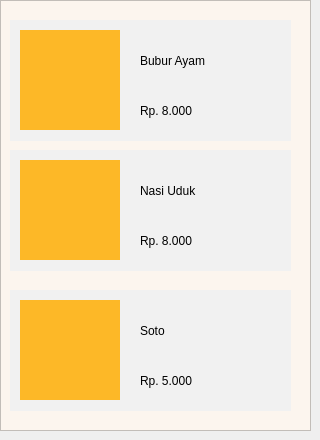
         <widget class="QWidget" name="tab">
          <attribute name="title">
           <string>All Menu</string>
          </attribute>
          <widget class="QFrame" name="frame_34">
           <property name="geometry">
            <rect>
             <x>0</x>
             <y>0</y>
             <width>311</width>
             <height>431</height>
            </rect>
           </property>
           <property name="styleSheet">
            <string notr="true">background-color: rgb(252, 245, 238);</string>
           </property>
           <property name="frameShape">
            <enum>QFrame::StyledPanel</enum>
           </property>
           <property name="frameShadow">
            <enum>QFrame::Raised</enum>
           </property>
           <widget class="QLabel" name="label_10">
            <property name="geometry">
             <rect>
              <x>10</x>
              <y>20</y>
              <width>281</width>
              <height>121</height>
             </rect>
            </property>
            <property name="styleSheet">
             <string notr="true">background-color: rgb(241, 241, 241);</string>
            </property>
            <property name="text">
             <string/>
            </property>
           </widget>
           <widget class="QLabel" name="label_11">
            <property name="geometry">
             <rect>
              <x>10</x>
              <y>150</y>
              <width>281</width>
              <height>121</height>
             </rect>
            </property>
            <property name="styleSheet">
             <string notr="true">background-color: rgb(241, 241, 241);</string>
            </property>
            <property name="text">
             <string/>
            </property>
           </widget>
           <widget class="QLabel" name="label_12">
            <property name="geometry">
             <rect>
              <x>10</x>
              <y>290</y>
              <width>281</width>
              <height>121</height>
             </rect>
            </property>
            <property name="styleSheet">
             <string notr="true">background-color: rgb(241, 241, 241);</string>
            </property>
            <property name="text">
             <string/>
            </property>
           </widget>
           <widget class="QLabel" name="label_13">
            <property name="geometry">
             <rect>
              <x>140</x>
              <y>50</y>
              <width>91</width>
              <height>21</height>
             </rect>
            </property>
            <property name="styleSheet">
             <string notr="true">background-color: transparent;</string>
            </property>
            <property name="text">
             <string>Bubur Ayam</string>
            </property>
           </widget>
           <widget class="QLabel" name="label_14">
            <property name="geometry">
             <rect>
              <x>140</x>
              <y>100</y>
              <width>91</width>
              <height>21</height>
             </rect>
            </property>
            <property name="styleSheet">
             <string notr="true">background-color: transparent;</string>
            </property>
            <property name="text">
             <string>Rp. 8.000</string>
            </property>
           </widget>
           <widget class="QLabel" name="label_15">
            <property name="geometry">
             <rect>
              <x>140</x>
              <y>230</y>
              <width>91</width>
              <height>21</height>
             </rect>
            </property>
            <property name="styleSheet">
             <string notr="true">background-color: transparent;</string>
            </property>
            <property name="text">
             <string>Rp. 8.000</string>
            </property>
           </widget>
           <widget class="QLabel" name="label_16">
            <property name="geometry">
             <rect>
              <x>140</x>
              <y>180</y>
              <width>91</width>
              <height>21</height>
             </rect>
            </property>
            <property name="styleSheet">
             <string notr="true">background-color: transparent;</string>
            </property>
            <property name="text">
             <string>Nasi Uduk</string>
            </property>
           </widget>
           <widget class="QLabel" name="label_17">
            <property name="geometry">
             <rect>
              <x>140</x>
              <y>370</y>
              <width>91</width>
              <height>21</height>
             </rect>
            </property>
            <property name="styleSheet">
             <string notr="true">background-color: transparent;</string>
            </property>
            <property name="text">
             <string>Rp. 5.000</string>
            </property>
           </widget>
           <widget class="QLabel" name="label_18">
            <property name="geometry">
             <rect>
              <x>140</x>
              <y>320</y>
              <width>91</width>
              <height>21</height>
             </rect>
            </property>
            <property name="styleSheet">
             <string notr="true">background-color: transparent;</string>
            </property>
            <property name="text">
             <string>Soto</string>
            </property>
           </widget>
           <widget class="QPushButton" name="Menu1">
            <property name="geometry">
             <rect>
              <x>20</x>
              <y>30</y>
              <width>100</width>
              <height>100</height>
             </rect>
            </property>
            <property name="styleSheet">
             <string notr="true">QPushButton {
	border: none;
	background-color: rgba(0,0,0,0);
	image: url(:/Makanan/Image/Menu/e/Bubur_Ayam-removebg-preview.png);
	background-color: rgb(253, 184, 39);}
QPushButton:hover {
	background-color: rgb(91,90,90);
}
QPushButton:pressed {	
	background-color: rgba(0,0,0,0);
}
</string>
            </property>
            <property name="text">
             <string/>
            </property>
           </widget>
           <widget class="QPushButton" name="Menu2">
            <property name="geometry">
             <rect>
              <x>20</x>
              <y>160</y>
              <width>100</width>
              <height>100</height>
             </rect>
            </property>
            <property name="styleSheet">
             <string notr="true">QPushButton {
	border: none;
	background-color: rgba(0,0,0,0);
	background-color: rgb(253, 184, 39);
	image: url(:/Makanan/Image/Menu/e/Nasi_Uduk-removebg-preview.png);}
QPushButton:hover {
	background-color: rgb(91,90,90);
}
QPushButton:pressed {	
	background-color: rgba(0,0,0,0);
}</string>
            </property>
            <property name="text">
             <string/>
            </property>
           </widget>
           <widget class="QPushButton" name="Menu3">
            <property name="geometry">
             <rect>
              <x>20</x>
              <y>300</y>
              <width>100</width>
              <height>100</height>
             </rect>
            </property>
            <property name="styleSheet">
             <string notr="true">QPushButton {
	border: none;
	background-color: rgba(0,0,0,0);
	Background-color: rgb(253, 184, 39);
	image: url(:/Makanan/Image/Menu/e/Soto-removebg-preview.png);}
QPushButton:hover {
	background-color: rgb(91,90,90);
}
QPushButton:pressed {	
	background-color: rgba(0,0,0,0);
}</string>
            </property>
            <property name="text">
             <string/>
            </property>
           </widget>
          </widget>
         </widget>
